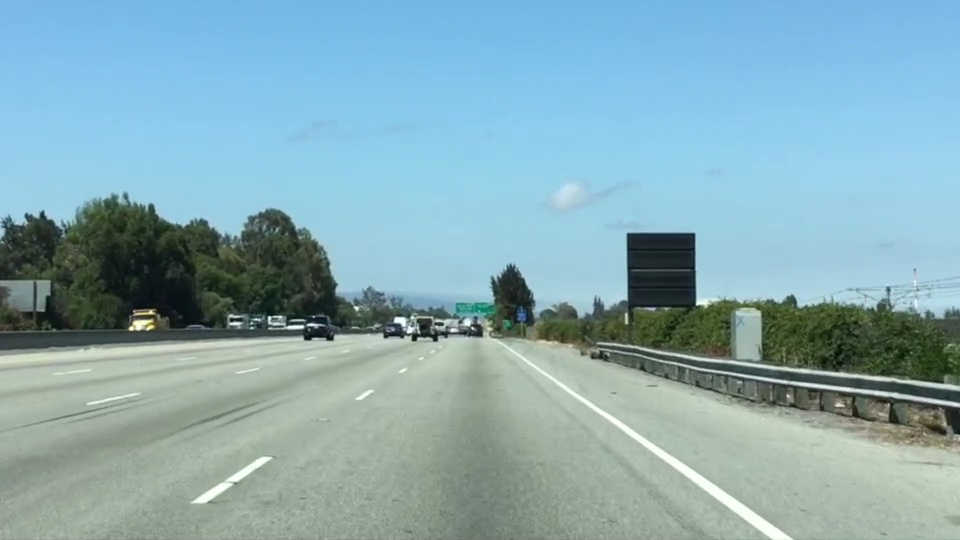
#> input picture test.png, 960 x 540 px
$ python lane_selection.py
#> lines starting #> are read from the running program, lines starting #| are printed output that depends on the picture; after the words box and inside, x2 and y2 are one past the last pixel; in counts of white or black regions, pixels touching at a corner belong together
#red_threshold = green_threshold = blue_threshold = 200
#left_bottom = [0, 539], right_bottom [900, 539], and apex = [475, 320]


import matplotlib.pyplot as plt
import cv2
import matplotlib.image as mpimg
import numpy as np

# Read in the image
image = cv2.imread('test.png')
#> image is the input picture: shape (540, 960, 3); mean B, G, R 179.2, 171.1, 135.5

# Grab the x and y size and make a copy of the image
ysize = image.shape[0]
#> ysize = 540
xsize = image.shape[1]
#> xsize = 960
color_select = np.copy(image)
line_image = np.copy(image)

# Define color selection criteria
# MODIFY THESE VARIABLES TO MAKE YOUR COLOR SELECTION
red_threshold = 200
green_threshold = 200
blue_threshold = 200

rgb_threshold = [red_threshold, green_threshold, blue_threshold]

# Define the vertices of a triangular mask.
# Keep in mind the origin (x=0, y=0) is in the upper left
# MODIFY THESE VALUES TO ISOLATE THE REGION
# WHERE THE LANE LINES ARE IN THE IMAGE
left_bottom = [xsize/7, ysize]
#> left_bottom = [137.1, 540]
right_bottom = [5*xsize/6, ysize]
#> right_bottom = [800, 540]
apex = [xsize/2, ysize/2]
#> apex = [480, 270]

# Perform a linear fit (y=Ax+B) to each of the three sides of the triangle
# np.polyfit returns the coefficients [A, B] of the fit
fit_left = np.polyfit((left_bottom[0], apex[0]), (left_bottom[1], apex[1]), 1)
#> fit_left = [-0.787, 648]
fit_right = np.polyfit((right_bottom[0], apex[0]), (right_bottom[1], apex[1]), 1)
#> fit_right = [0.844, -135]
fit_bottom = np.polyfit((left_bottom[0], right_bottom[0]), (left_bottom[1], right_bottom[1]), 1)
#> fit_bottom = [1.8e-16, 540]

# Mask pixels below the threshold
color_thresholds = (image[:,:,0] < rgb_threshold[0]) | \
                    (image[:,:,1] < rgb_threshold[1]) | \
                    (image[:,:,2] < rgb_threshold[2])
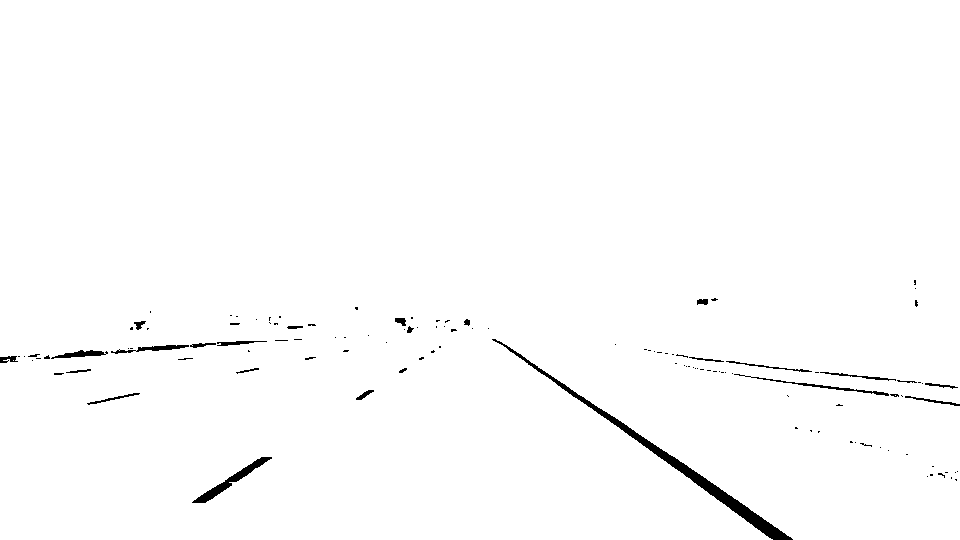
#> color_thresholds: shape (540, 960) bool; 98.9% white; 121 black regions (95 under 20 px), largest, box (x1, y1, x2, y2) and area: (492, 339, 793, 540) 2493, (192, 457, 272, 503) 624, (734, 374, 889, 396) 302

# Find the region inside the lines
XX, YY = np.meshgrid(np.arange(0, xsize), np.arange(0, ysize))
region_thresholds = (YY > (XX*fit_left[0] + fit_left[1])) & \
                    (YY > (XX*fit_right[0] + fit_right[1])) & \
                    (YY < (XX*fit_bottom[0] + fit_bottom[1]))

# Mask color and region selection
color_select[color_thresholds | ~region_thresholds] = [0, 0, 0]
# Color pixels red where both color and region selections met
line_image[~color_thresholds & region_thresholds] = [255, 0, 0]
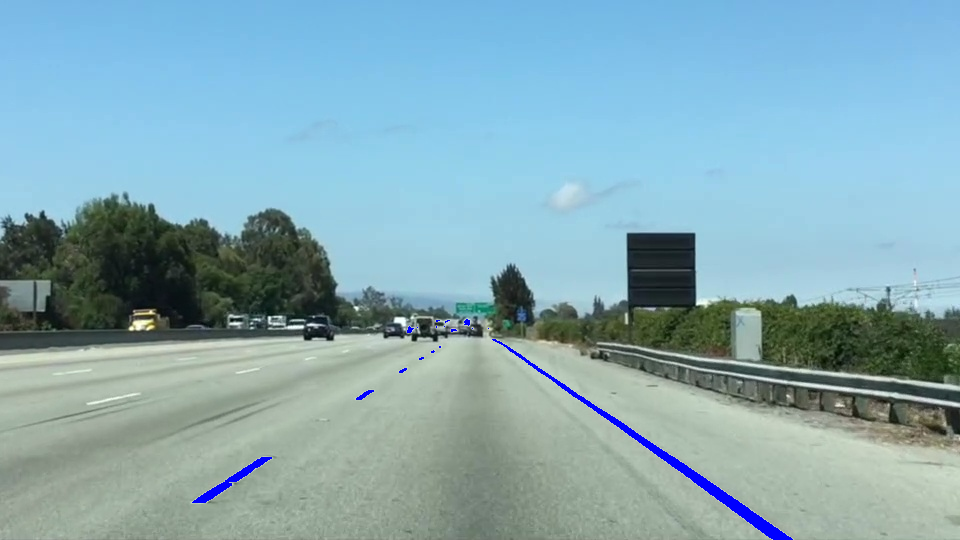
#> line_image: shape (540, 960, 3); 0.64% of pixels changed, all inside (x1, y1, x2, y2) = (192, 319, 793, 540)

# Display the image and show region and color selections
plt.imshow(image)
x = [left_bottom[0], right_bottom[0], apex[0], left_bottom[0]]
y = [left_bottom[1], right_bottom[1], apex[1], left_bottom[1]]
plt.plot(x, y, 'b--', lw=4)
plt.imshow(color_select)
plt.imshow(line_image)
cv2.imwrite("color+select.png",color_select)
cv2.imwrite("line_image.png",line_image)


gray = cv2.cvtColor(image,cv2.COLOR_RGB2GRAY)
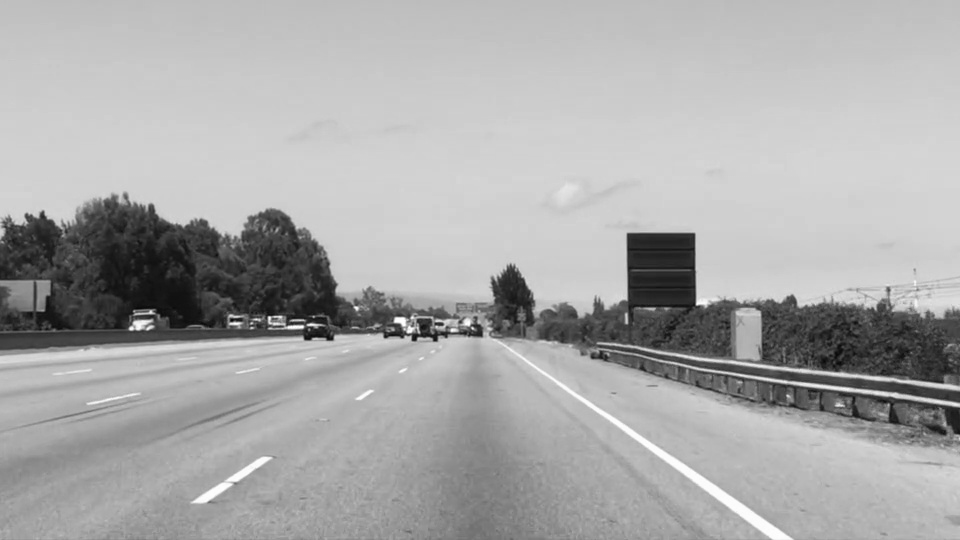
#> gray: shape (540, 960); min 7, max 254, mean 169.4

# Define a kernel size for Gaussian smoothing / blurring
kernel_size = 3 # Must be an odd number (3, 5, 7...)  #5
blur_gray = cv2.GaussianBlur(gray,(kernel_size, kernel_size),0)

# Define our parameters for Canny and run it
low_threshold = 80    #50
high_threshold = 180  #150
edges = cv2.Canny(blur_gray, low_threshold, high_threshold)
#> edges: shape (540, 960); 2.2% white in thin lines or dots, all inside (x1, y1, x2, y2) = (0, 192, 960, 540)

# Display the image
plt.imshow(edges, cmap='Greys_r')
cv2.imwrite("cany_edges.png",edges)

 # Next we'll create a masked edges image using cv2.fillPoly()
mask = np.zeros_like(edges)
ignore_mask_color = 255

# This time we are defining a four sided polygon to mask
imshape = image.shape
vertices = np.array([[(0,imshape[0]),(imshape[1]/3, imshape[0]/3), (2*imshape[1]/3, imshape[0]/3), (imshape[1],imshape[0])]], dtype=np.int32)
cv2.fillPoly(mask, vertices, ignore_mask_color)
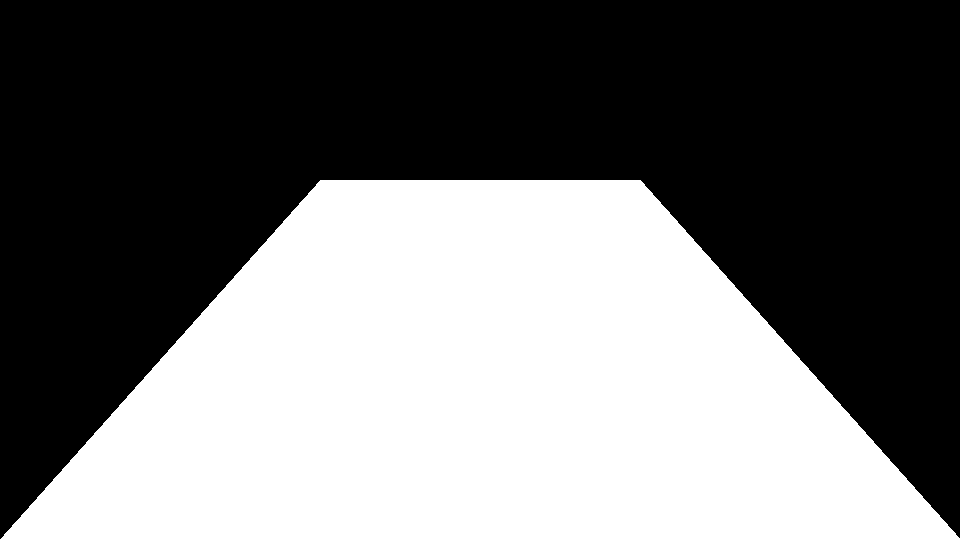
#> mask: shape (540, 960); 44.5% white; 1 white region, box (x1, y1, x2, y2) and area: (0, 180, 960, 540) 230739
masked_edges = cv2.bitwise_and(edges, mask)
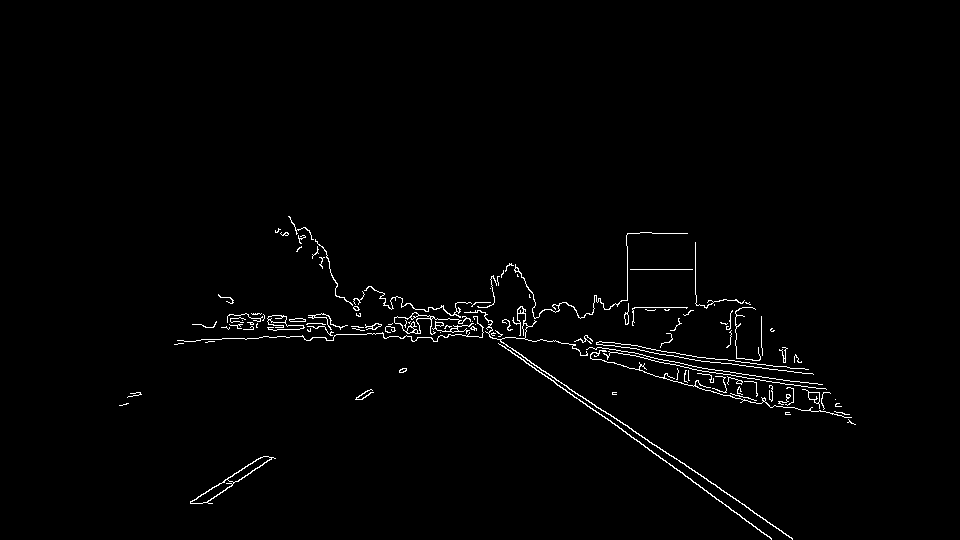
#> masked_edges: shape (540, 960); 1.3% white in thin lines or dots, all inside (x1, y1, x2, y2) = (119, 216, 856, 540)

# Define the Hough transform parameters
# Make a blank the same size as our image to draw on
rho = 1 # distance resolution in pixels of the Hough grid
theta = np.pi/180 # angular resolution in radians of the Hough grid
threshold = 1     # minimum number of votes (intersections in Hough grid cell)
min_line_length = 5 #minimum number of pixels making up a line
max_line_gap = 2   # maximum gap in pixels between connectable line segments
line_image = np.copy(image)*0 # creating a blank to draw lines on
#> line_image: shape (540, 960, 3); every value is 0

# Run Hough on edge detected image
# Output "lines" is an array containing endpoints of detected line segments
lines = cv2.HoughLinesP(masked_edges, rho, theta, threshold, np.array([]),
                            min_line_length, max_line_gap)
#> lines = 346 rows, first 6: [526, 363, 533, 363], [564, 302, 574, 308], [547, 377, 552, 376], [726, 371, 741, 373], [719, 376, 741, 380], [520, 335, 526, 331]

# Iterate over the output "lines" and draw lines on a blank image
for line in lines:
    for x1,y1,x2,y2 in line:
        cv2.line(line_image,(x1,y1),(x2,y2),(255,0,0),10)
#> this loop made 346 passes
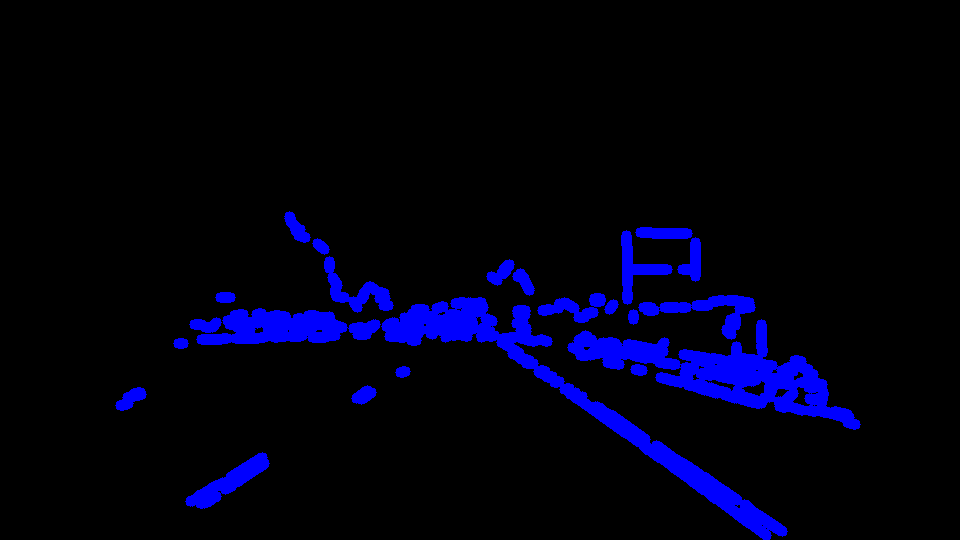
#> line_image: shape (540, 960, 3); mean B, G, R 17.9, 0, 0

# Create a "color" binary image to combine with line image
color_edges = np.dstack((edges, edges, edges))

# Draw the lines on the edge image
lines_edges = cv2.addWeighted(color_edges, 0.8, line_image, 1, 0)
plt.imshow(lines_edges)
cv2.imwrite("lines_edges.png",lines_edges)
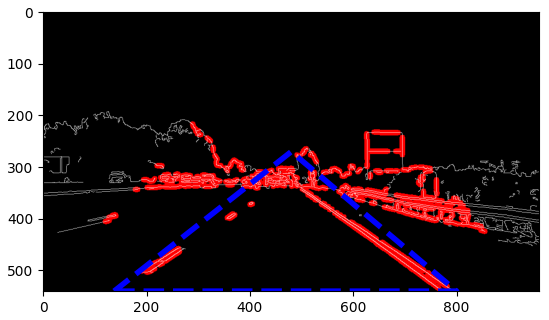
#> figure drawn by matplotlib, 1 panel; B, G, R data is drawn as R, G, B
